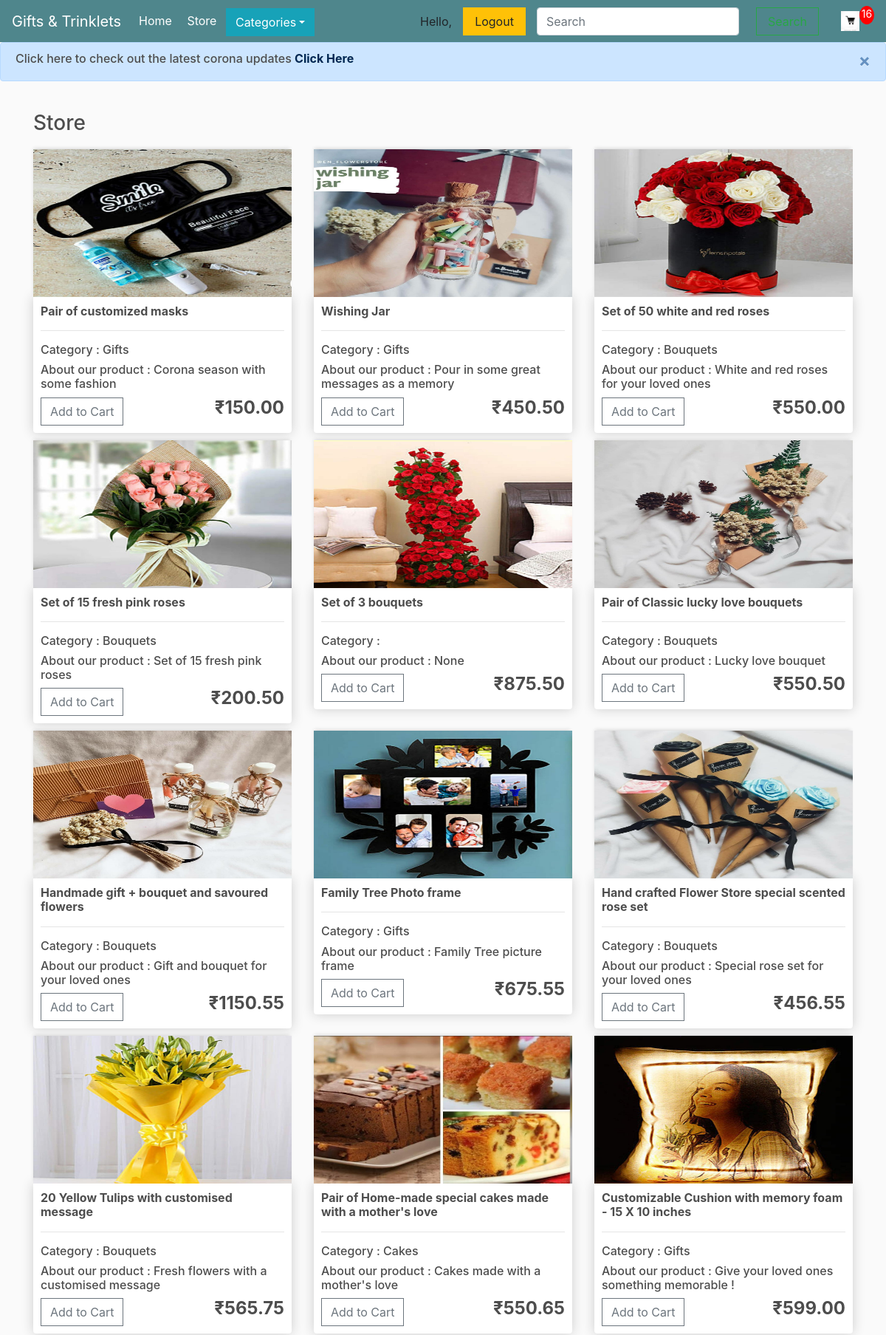
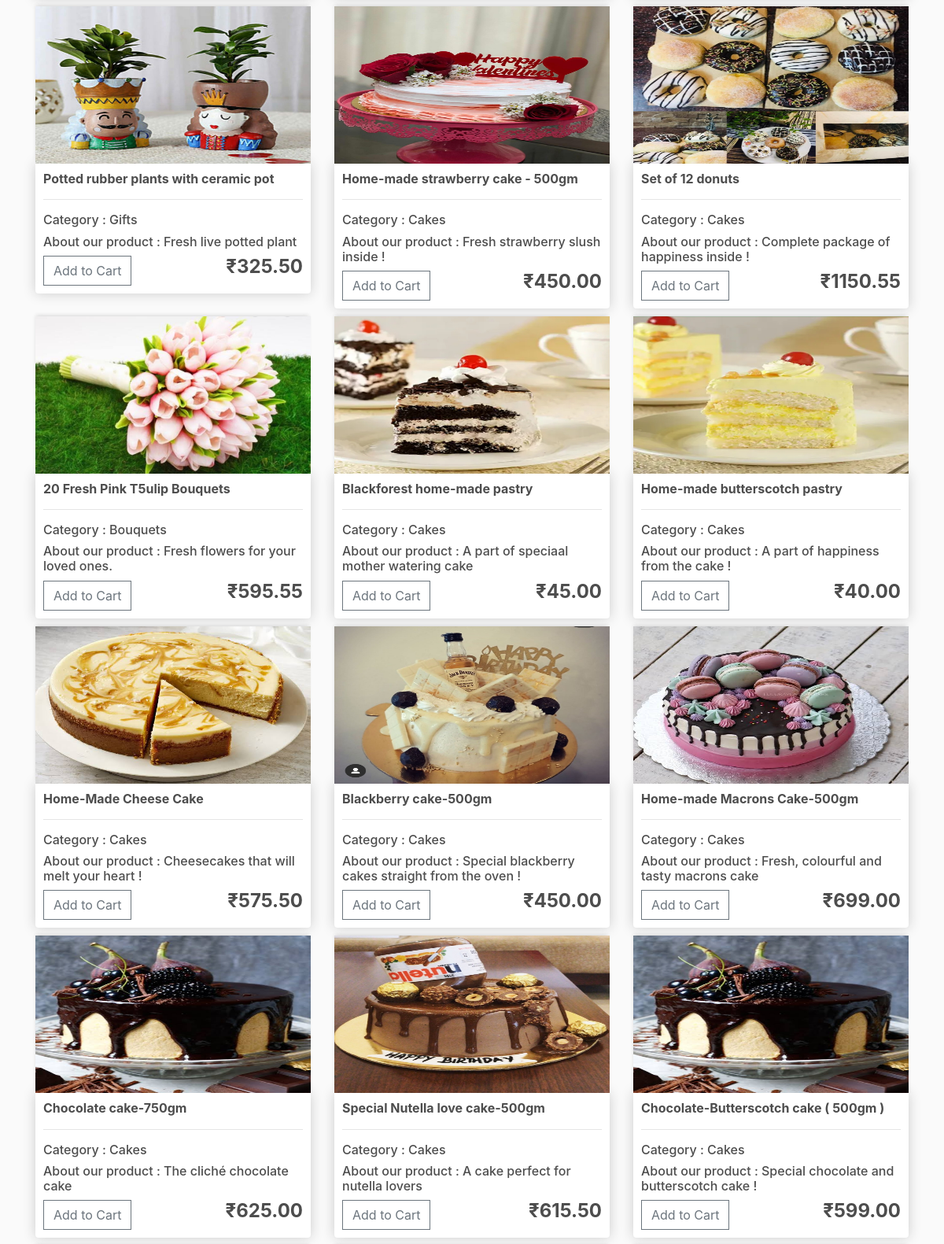
The app's page / (signed in, upper part) with its own data (2 pictures, top to bottom).
### store/models.py (models this page shows, shortened)
class Product(models.Model):
	name=models.CharField(max_length=200,null=True)
	price=models.DecimalField(max_digits=7,decimal_places=2)
	description=models.CharField(max_length=200,null=True)
	category=models.CharField(max_length=200,null=True,default="")
	image=models.ImageField(null=True,blank=True)

### store/views.py (the view)
# urls.py: path('',include('store.urls'))
def store(request):
	data = cartData(request)
	cartItems = data['cartItems']
	order = data['order']
	items = data['items']
	products = Product.objects.all()
	context = {'products':products, 'cartItems':cartItems}
	return render(request, 'store/store.html', context)

### store/models.py (called while the page is built)
	def __str__(self):
		return self.name

	@property
	def get_cart_items(self):
		orderitems=self.orderitem_set.all()
		total=sum([item.quantity for item in orderitems])
		return total

### store/utils.py (called while the page is built)
def cartData(request):
	if request.user.is_authenticated:
		customer = request.user.customer
		order, created = Order.objects.get_or_create(customer=customer, complete=False)
		items = order.orderitem_set.all()
		cartItems = order.get_cart_items
	else:
		cookieData = cookieCart(request)
		cartItems = cookieData['cartItems']
		order = cookieData['order']
		items = cookieData['items']
	return {'cartItems':cartItems ,'order':order, 'items':items}

### store/templates/store/store.html
{% extends 'store/main.html' %}
{% load static %}
{% block content %}
<h3>Store</h3>
<div class="row">
	{% for product in products %}
	<div class="col-lg-4">
		<img class="thumbnail" src="{{product.image.url }}">
		<div class="box-element product">
		<h6><strong>{{product.name}}</strong></h6>
		<hr>
		<h6>Category : {{product.category}}</h6>
		<h6>About our product : {{product.description}}</h6>
		<button data-product="{{product.id}}" data-action="add"  class="btn btn-outline-secondary add-btn update-cart ">Add to Cart</button>
		<h4 style="display: inline-block; float: right"><strong>₹{{product.price|floatformat:2}}</strong></h4>
		</div>
	</div>
	{% endfor %}
</div>
{% endblock content %}

### static/css/main.css (style rules this page uses)
body { background-color: hsl(0, 0%, 98%); }
h1,h2,h3,h4,h5,h6 { color:hsl(0, 0%, 30%); }
.box-element { box-shadow:hsl(0, 0%, 80%) 0 0 16px; background-color: #fff; border-radius: 4px; padding: 10px; }
.thumbnail { width: 100%; height: 200px; -webkit-box-shadow: -1px -3px 5px -2px rgba(214,214,214,1); -moz-box-shadow: -1px -3px 5px -2px rgba(214,214,214,1); box-shadow: -1px -3px 5px -2px rgba(214,214,214,1); }
.product { border-radius: 0 0 4px 4px; }
.col-lg-4, .col-lg-6, .col-lg-8, .col-lg-12 { margin-top: 10px; }
.btn { border-radius: 0; }

### records on screen
Product: image (picture), name "Pair of customized masks", category "Gifts", description "Corona season with some fashion", price "150.00"
Product: image (picture), name "Wishing Jar", category "Gifts", description "Pour in some great messages as a memory", price "450.50"
Product: image (picture), name "Set of 50 white and red roses", category "Bouquets", description "White and red roses for your loved ones", price "550.00"
Product: image (picture), name "Set of 15 fresh pink roses", category "Bouquets", description "Set of 15 fresh pink roses", price "200.50"
Product: image (picture), name "Set of 3 bouquets", description "None", price "875.50"
Product: image (picture), name "Pair of Classic lucky love bouquets", category "Bouquets", description "Lucky love bouquet", price "550.50"
Product: image (picture), name "Handmade gift + bouquet and savoured flowers", category "Bouquets", description "Gift and bouquet for your loved ones", price "1150.55"
Product: image (picture), name "Family Tree Photo frame", category "Gifts", description "Family Tree picture frame", price "675.55"
Product: image (picture), name "Hand crafted Flower Store special scented rose set", category "Bouquets", description "Special rose set for your loved ones", price "456.55"
Product: image (picture), name "20 Yellow Tulips with customised message", category "Bouquets", description "Fresh flowers with a customised message", price "565.75"
Product: image (picture), name "Pair of Home-made special cakes made with a mother's love", category "Cakes", description "Cakes made with a mother's love", price "550.65"
Product: image (picture), name "Customizable Cushion with memory foam - 15 X 10 inches", category "Gifts", description "Give your loved ones something memorable !", price "599.00"
Product: image (picture), name "Potted rubber plants with ceramic pot", category "Gifts", description "Fresh live potted plant", price "325.50"
Product: image (picture), name "Home-made strawberry cake - 500gm", category "Cakes", description "Fresh strawberry slush inside !", price "450.00"
Product: image (picture), name "Set of 12 donuts", category "Cakes", description "Complete package of happiness inside !", price "1150.55"
Product: image (picture), name "20 Fresh Pink T5ulip Bouquets", category "Bouquets", description "Fresh flowers for your loved ones.", price "595.55"
Product: image (picture), name "Blackforest home-made pastry", category "Cakes", description "A part of speciaal mother watering cake", price "45.00"
Product: image (picture), name "Home-made butterscotch pastry", category "Cakes", description "A part of happiness from the cake !", price "40.00"
Product: image (picture), name "Home-Made Cheese Cake", category "Cakes", description "Cheesecakes that will melt your heart !", price "575.50"
Product: image (picture), name "Blackberry cake-500gm", category "Cakes", description "Special blackberry cakes straight from the oven !", price "450.00"
Product: image (picture), name "Home-made Macrons Cake-500gm", category "Cakes", description "Fresh, colourful and tasty macrons cake", price "699.00"
Product: image (picture), name "Chocolate cake-750gm", category "Cakes", description "The cliché chocolate cake", price "625.00"
Product: image (picture), name "Special Nutella love cake-500gm", category "Cakes", description "A cake perfect for nutella lovers", price "615.50"
Product: image (picture), name "Chocolate-Butterscotch cake ( 500gm )", category "Cakes", description "Special chocolate and butterscotch cake !", price "599.00"

### other values on screen
{{ cartItems }} "16"
